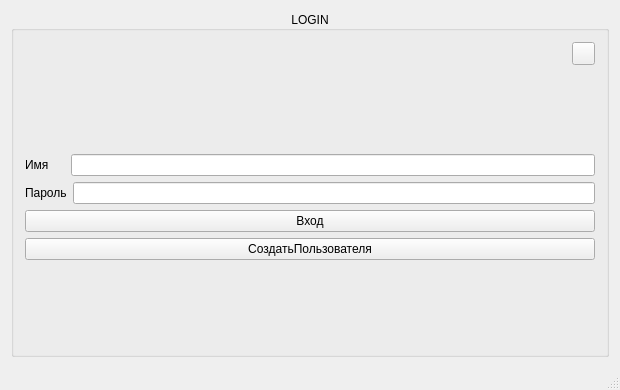
<?xml version="1.0" encoding="UTF-8"?>
<ui version="4.0">
 <class>MainWindow</class>
 <widget class="QMainWindow" name="MainWindow">
  <property name="geometry">
   <rect>
    <x>0</x>
    <y>0</y>
    <width>620</width>
    <height>390</height>
   </rect>
  </property>
  <property name="windowTitle">
   <string>MainWindow</string>
  </property>
  <widget class="QWidget" name="centralWidget">
   <layout class="QHBoxLayout" name="horizontalLayout_4">
    <item>
     <widget class="QGroupBox" name="groupBox">
      <property name="title">
       <string>LOGIN</string>
      </property>
      <property name="alignment">
       <set>Qt::AlignCenter</set>
      </property>
      <layout class="QVBoxLayout" name="verticalLayout_2">
       <item alignment="Qt::AlignRight|Qt::AlignTop">
        <widget class="QToolButton" name="toolButton">
         <property name="maximumSize">
          <size>
           <width>23</width>
           <height>16777215</height>
          </size>
         </property>
         <property name="text">
          <string/>
         </property>
         <property name="icon">
          <iconset resource="pic.qrc">
           <normaloff>:/images/que.png</normaloff>:/images/que.png</iconset>
         </property>
        </widget>
       </item>
       <item>
        <spacer name="verticalSpacer_2">
         <property name="orientation">
          <enum>Qt::Vertical</enum>
         </property>
         <property name="sizeHint" stdset="0">
          <size>
           <width>20</width>
           <height>40</height>
          </size>
         </property>
        </spacer>
       </item>
       <item>
        <layout class="QVBoxLayout" name="verticalLayout">
         <item>
          <layout class="QHBoxLayout" name="horizontalLayout">
           <item>
            <widget class="QLabel" name="label_username">
             <property name="text">
              <string>Имя</string>
             </property>
            </widget>
           </item>
           <item>
            <spacer name="horizontalSpacer">
             <property name="orientation">
              <enum>Qt::Horizontal</enum>
             </property>
             <property name="sizeType">
              <enum>QSizePolicy::Fixed</enum>
             </property>
             <property name="sizeHint" stdset="0">
              <size>
               <width>16</width>
               <height>20</height>
              </size>
             </property>
            </spacer>
           </item>
           <item>
            <widget class="QLineEdit" name="lineEdit_username"/>
           </item>
          </layout>
         </item>
         <item>
          <layout class="QHBoxLayout" name="horizontalLayout_2">
           <item>
            <widget class="QLabel" name="label_password">
             <property name="text">
              <string>Пароль</string>
             </property>
            </widget>
           </item>
           <item>
            <widget class="QLineEdit" name="lineEdit_password">
             <property name="echoMode">
              <enum>QLineEdit::Password</enum>
             </property>
            </widget>
           </item>
          </layout>
         </item>
        </layout>
       </item>
       <item>
        <layout class="QHBoxLayout" name="horizontalLayout_3">
         <item>
          <widget class="QPushButton" name="pushButton_login">
           <property name="text">
            <string>Вход</string>
           </property>
          </widget>
         </item>
        </layout>
       </item>
       <item>
        <widget class="QPushButton" name="create">
         <property name="text">
          <string>СоздатьПользователя</string>
         </property>
        </widget>
       </item>
       <item>
        <spacer name="verticalSpacer">
         <property name="orientation">
          <enum>Qt::Vertical</enum>
         </property>
         <property name="sizeHint" stdset="0">
          <size>
           <width>20</width>
           <height>40</height>
          </size>
         </property>
        </spacer>
       </item>
      </layout>
     </widget>
    </item>
   </layout>
  </widget>
  <widget class="QMenuBar" name="menuBar">
   <property name="geometry">
    <rect>
     <x>0</x>
     <y>0</y>
     <width>620</width>
     <height>21</height>
    </rect>
   </property>
  </widget>
  <widget class="QStatusBar" name="statusBar"/>
 </widget>
 <layoutdefault spacing="6" margin="11"/>
 <resources>
  <include location="pic.qrc"/>
 </resources>
 <connections/>
</ui>
